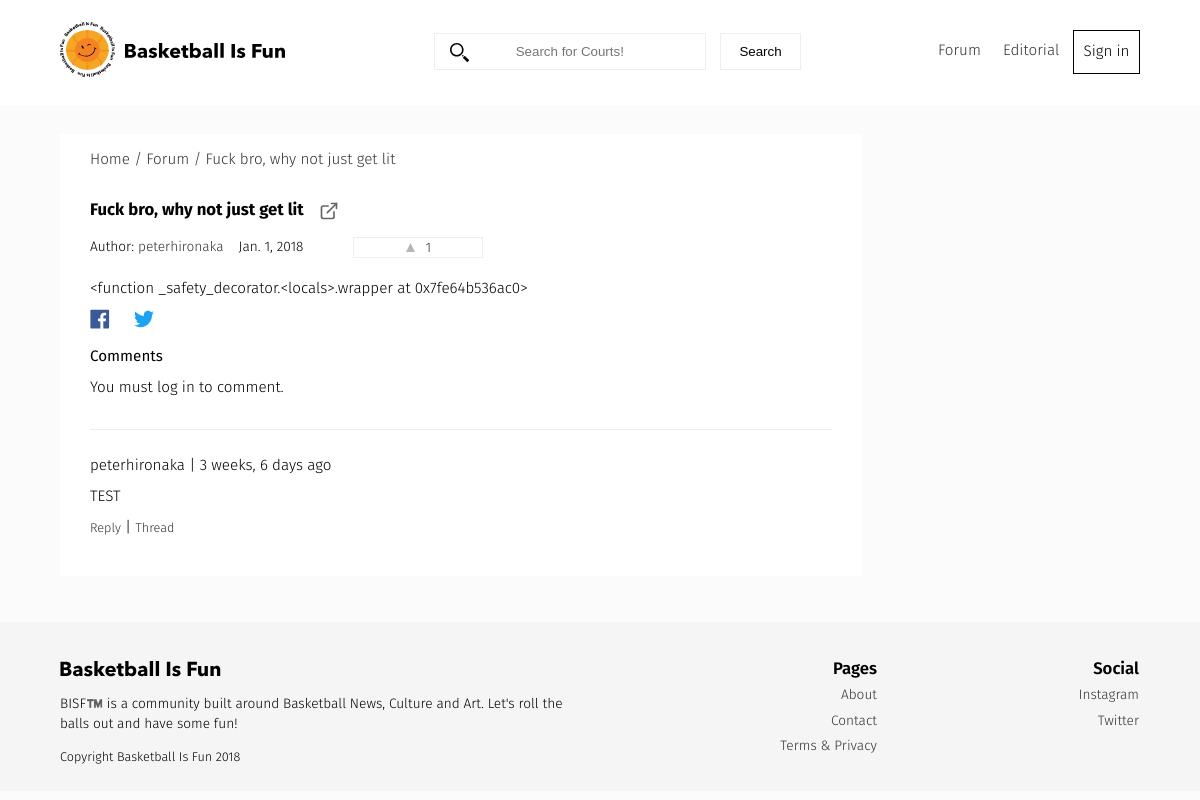
Screenshot of /forum/fuck-bro-why-not-just-get-lit/ with the database file from the repository.
### forum/models.py (models this page shows, shortened)
class Forum(models.Model):
    user = models.ForeignKey(settings.AUTH_USER_MODEL, default=1)
    title = models.CharField(max_length=120)
    slug = models.SlugField(unique=True)
    height_field = models.IntegerField(default=0)
    width_field = models.IntegerField(default=0)
    content = models.TextField()
    link = models.URLField(default="https://")
    likes = models.ManyToManyField(settings.AUTH_USER_MODEL, blank=True, related_name='forum_likes')
    draft = models.BooleanField(default=False)
    publish = models.DateField(auto_now=False, auto_now_add=False)
    updated = models.DateTimeField(auto_now=True, auto_now_add=False)
    timestamp = models.DateTimeField(auto_now=False, auto_now_add=True)
    objects = ForumManager()
    def get_absolute_url(self):
        return reverse("forum:detail", kwargs={"slug": self.slug})
    def get_like_url(self):
        return reverse("forum:like-toggle", kwargs={"slug": self.slug})
    def get_api_like_url(self):
        return reverse("forum:like-api-toggle", kwargs={"slug": self.slug})
    class Meta:
        ordering = ["-timestamp", "-updated"]
    def get_markdown(self):
        content = self.content
        markdown_text = markdown(content)
        return mark_safe(markdown_text)
    @property
    def comments(self):
        instance = self
        qs = Comment.objects.filter_by_instance(instance)
        return qs
    @property
    def get_content_type(self):
        instance = self
        content_type = ContentType.objects.get_for_model(instance.__class__)
        return content_type

### comments/models.py (models this page shows, shortened)
class Comment(models.Model):
    user        = models.ForeignKey(settings.AUTH_USER_MODEL, default=1)
    content_type = models.ForeignKey(ContentType, on_delete=models.CASCADE)
    object_id = models.PositiveIntegerField()
    content_object = GenericForeignKey('content_type', 'object_id')
    parent      = models.ForeignKey("self", null=True, blank=True)
    content     = models.TextField()
    timestamp   = models.DateTimeField(auto_now_add=True)
    objects = CommentManager()
    class Meta:
        ordering = ['-timestamp']
    def get_absolute_url(self):
        return reverse("comments:thread", kwargs={"id": self.id})
    def children(self): #replies
        return Comment.objects.filter(parent=self)

### forum/views.py (the view, shortened to what this page needs)
# urls.py: url(r'^(?P<slug>[\w-]+)/$', forum_detail, name='detail'),
def forum_detail(request, slug=None):
	instance = get_object_or_404(Forum, slug=slug)
	if instance.publish > timezone.now().date() or instance.draft:
		if not request.user:
			raise Http404
	share_string = quote_plus(instance.content)
	initial_data = {
			"content_type": instance.get_content_type,
			"object_id": instance.id
	}
	form = CommentForm(request.POST or None, initial=initial_data)
	comments = instance.comments
	context = {
		"title": instance.title,
		"instance": instance,
		"link": instance.link,
		"share_string": share_string,
		"comments": comments,
		"comment_form":form,
	}
	return render(request, "forum_detail.html", context)

### comments/forms.py
class CommentForm(forms.Form):
	content_type = forms.CharField(widget=forms.HiddenInput)
	object_id = forms.IntegerField(widget=forms.HiddenInput)
	content = forms.CharField(label='',	widget=forms.Textarea)

### comments/models.py (called while the page is built)
    def filter_by_instance(self, instance):
        content_type = ContentType.objects.get_for_model(instance.__class__)
        obj_id = instance.id
        qs = super(CommentManager, self).filter(content_type=content_type, object_id= obj_id).filter(parent=None)
        return qs

### posts/templatetags/urlify.py (called while the page is built)
@register.filter
def urlify(value):
	return quote_plus(value)

### templates/forum_detail.html (shortened to what this page needs)
{% extends "base.html" %}
{% load urlify %}
{% load crispy_forms_tags %}
 {% block container-page %}forum-detail{% endblock container-page %}
{% block post_detail_link %}
<div class="forum-content--detail">
    <ol class="breadcrumb">
        <li ><a href='/'>Home /</a> </li>
        <li ><a href='{% url "forum:list" %}'>Forum /</a> </li>
        <li><a href='{{ instance.get_absolute_url }}'> {{instance.title}} </a></li>
    </ol>
{% endblock  %}
{% block content %}
<div class="forum-content--post">
  <div class="forum-content--title">
      <h3>{{ title }} <small>{% if instance.draft %}<span style='color:red;'>Draft</span> {% endif %}</small></h3>
{% if instance.link %} <a href="{{ instance.link }}" target="_blank"> </a> {% endif %}
  </div>
<div class="caption">
<p>Author: <a href="/profiles/{{ instance.user }}">{{ instance.user }}</a></p>
<p>{{ instance.publish }}</p>
<a class='like-btn forum-detail' data-href='{{ instance.get_api_like_url }}' data-likes='{{ instance.likes.count }}' href='{{ instance.get_like_url }}'>  {{ instance.likes.count }} </a>
    </div>
   <div class='post-detail-item'>{{ instance.get_markdown }}</div>
<a href="https://www.facebook.com/sharer/sharer.php?u={{ request.build_absolute_uri }}={{ share_string }}">
</a>
<a href="https://twitter.com/home?status={{ instance.content|truncatechars:80|urlify }}%20{{ request.build_absolute_uri }}={{ share_string }}">
</a>
    <div>
        <p class='lead'>Comments</p>
        {% if request.user.is_authenticated %}
        <form method="POST" action="."> {% csrf_token %}
            {{ comment_form|crispy }}
            <input type='submit' value='Post comment' class='search-button '>
        </form>
        {% else %}
        <p>You must log in to comment.</p>
        {% endif %}
        {% for comment in comments %}
        <div class="forum-content--comments">
          <p> {{ comment.user }} | {{ comment.timestamp|timesince }} ago  </p>
          <p>{{ comment.content }}</p>
          <div> <small> <a class='comment-reply-btn' href='#'>Reply</a></small> | <small><a class='' href='{{ comment.get_absolute_url }}'>Thread</a></small></div>
        </div>
        {% endfor %}
    </div>
</div>
</div>
{% endblock content %}

### static/css/main.css (style rules this page uses)
#id_password,.forum-intro a.search-button,.search-field,body { font-family:'Fira Sans',sans-serif }
li,nav ul li { list-style:none }
body { border:0;padding:0;font-weight:300;-webkit-text-size-adjust:100%;-webkit-font-feature-settings:"kern" 1;-moz-font-feature-settings:"kern" 1;-o-font-feature-settings:"kern" 1;font-feature-settings:"kern" 1;font-kerning:normal;background-color:#fbfbfb;line-height:1.4;font-size:.95em;overflow-x:hidden }
body,html { min-height:100%;margin:0 }
a { color:#333;text-decoration:none }
p { margin:10px 0 }
h1,h2,h3,h4 { margin:0 }
.breadcrumb { background:#fff;padding:15px;margin:14px 0 0;grid-column:1/4 }
.breadcrumb li { display:inline }
h3 { font-size:1.1em;line-height:1;margin:0;padding:8px 0 0 }
.lead { font-weight:400 }
.post-detail-item { padding:10px 0 }
.forum-content--detail { grid-column:1/4;margin:1em 0 0;max-width:100% }
.court-listing.breadcrumb,.forum-content--detail .breadcrumb { padding-left:30px }
.like-btn.forum-detail,.post-content { border:1px solid #eee }
.forum-content--icon,.like-btn { text-align:center;-webkit-transition:all .1s ease 0s;-moz-transition:all .1s ease 0s;-o-transition:all .1s ease 0s;transition:all .1s ease 0s }
.forum-content--post,.page-content--full { background:#fff;padding:7px 30px;margin:0 }
.forum-content--comments { margin:2em 0;padding:1em 0 0;border-top:1px solid #eee }
.forum-content--title { display:grid;grid-template-columns:minmax(max-content,27px) 20px;grid-column-gap:1em }
.caption,.pagination { display:grid;grid-column-gap:2rem }
.forum-content--title svg { padding:8px 0 0 }
.caption { grid-template-columns:minmax(max-content,80px) minmax(100px,100px) 130px minmax(max-content,80px);grid-gap:15px;font-size:.9em;padding:0 }
.caption a { margin:10px 0 }
.caption p { height:auto }
.caption a svg { margin-right:7px }
.social { max-width:20px;margin-left:20px }

### rows the page displays
Forum: title "Fuck bro, why not just get lit", user "peterhironaka", publish "Jan. 1, 2018", likes.count "1", get_markdown "<function _safety_decorator.<locals>.wrapper at 0x7fe64b536ac0>"
Comment: user "peterhironaka", timestamp "3 weeks, 6 days", content "TEST"
